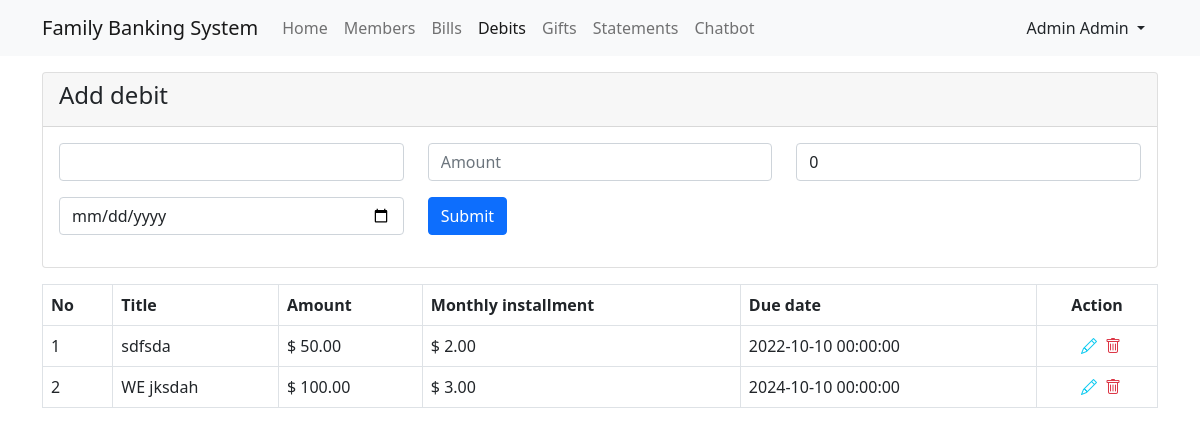
The page /FamilyBankingSystem/debit.php (signed in) on the database its author committed.
### tables this page shows
CREATE TABLE `debits` (
  `id` int NOT NULL AUTO_INCREMENT,
  `title` varchar(255) DEFAULT NULL,
  `amount` decimal(10,2) DEFAULT NULL,
  `installment` decimal(10,2) DEFAULT NULL,
  `dueDate` datetime DEFAULT NULL,
  `createAt` datetime DEFAULT CURRENT_TIMESTAMP,
  `isDeleted` bit(1) DEFAULT NULL,
  `userId` int DEFAULT NULL,
  PRIMARY KEY (`id`)
);

### FamilyBankingSystem/inc/db/connection.php (called while the page is built, shortened)
<?php
$_CONFIG = [
    "DATABASE" => [
        "HOST" => "localhost",
        "USERNAME" => "root",
        "PASSWORD" => "test123",
        "DB" => "familybanking"
    ]
];
class DataBase
{
    private $conn;
    public function __construct()
    {
        global $_CONFIG;
        $this->host = $_CONFIG["DATABASE"]["HOST"];
        $this->username = $_CONFIG["DATABASE"]["USERNAME"];
        $this->password = $_CONFIG["DATABASE"]["PASSWORD"];
        $this->db = $_CONFIG["DATABASE"]["DB"];
        $this->conn = mysqli_connect(
            $this->host,
            $this->username,
            $this->password,
            $this->db
        );
    }
    public function __select($sql)
    {
        $result = $this->conn->query($sql);
        if ($result && $result->num_rows > 0) {
            $data = [];
            while ($rows = $result->fetch_assoc()) {
                $data[] = $rows;
            }
            return $data;
        }
        return [];
    }
}
$db = new DataBase;

### FamilyBankingSystem/inc/session/sessioncheck.php (called while the page is built, shortened)
<?php
if(isset($_SESSION["USER"])&&!empty($_SESSION["USER"])){
    $user = $_SESSION["USER"];
}else{
    header("Location: login.php");
}

### FamilyBankingSystem/inc/actions/debits/list.action.php (called while the page is built)
<?php
include_once "inc/session/sessioncheck.php";
include_once "inc/db/connection.php";
$userId = $user["id"];
$sql = "select * from debits where userId = '$userId'";
$debits =$db->__select($sql);

### FamilyBankingSystem/inc/partial/debit/list.partial.php (the view)
<?php include_once "inc/actions/debits/list.action.php";?>
<table class="table table-bordered">
    <thead>
        <tr>
            <th>
                No
            </th>
            <th>
                Title
            </th>
            <th>
                Amount
            </th>
            <th>
                Monthly installment
            </th>
            <th>
                Due date
            </th>
            <th class="text-center">
                Action
            </th>
        </tr>
    </thead>
    <tbody>
        <?php for($i=0;$i<sizeof($debits);$i++){
            $row = $debits[$i];
            ?>
            <tr>
                <td>
                    <?=$i+1?>
                </td>
                <td>
                    <?=$row["title"];?>
                </td>
                <td>
                    $ <?=$row["amount"]?>
                </td>
                <td>
                    $ <?=$row["installment"]?>
                </td>
                <td>
                    <?=$row["dueDate"]?>
                </td>
                <td>
                    <div class="d-flex justify-content-center">
                        <a href="debits.php?id=<?=$row["id"]?>" class="ms-2 text-info">
                            <i class="bi bi-pencil"></i>
                        </a>
                        <a href="inc/actions/debits/delete.action.php?id=<?=$row["id"]?>" class="ms-2 text-danger">
                            <i class="bi bi-trash"></i>
                        </a>
                    </div>
                </td>
            </tr>
        <?php } ?>
    </tbody>
</table>

### rows shown on the page
debits: title "sdfsda", amount "50.00", installment "2.00", dueDate "2022-10-10 00:00:00"
debits: title "WE jksdah", amount "100.00", installment "3.00", dueDate "2024-10-10 00:00:00"

### other values the page prints
$user["firstName"] "Admin"
$user["lastName"] "Admin"
